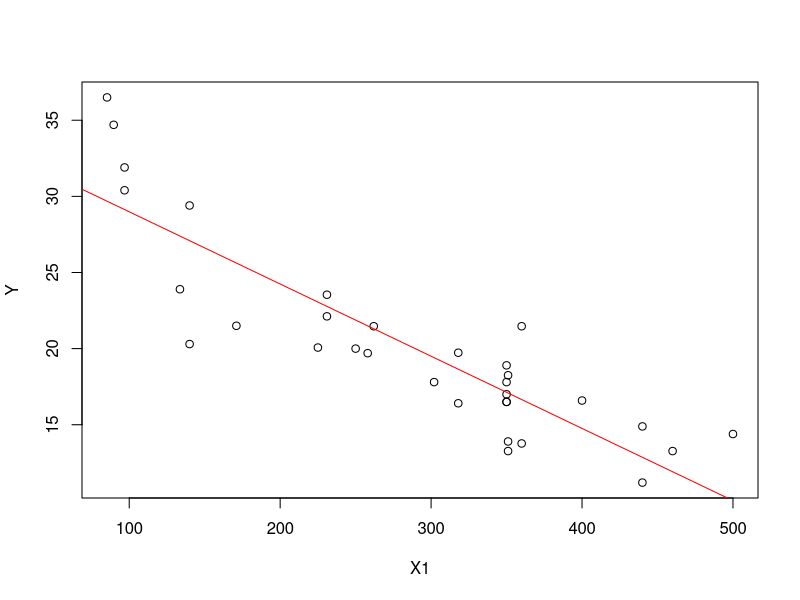

Write the R code that produced this figure.
datab3 = data.frame(
  X1 = c(350, 350, 250, 351, 225, 440, 231, 262, 89.7, 96.9, 350, 85.3, 171, 258, 140, 302, 500, 440, 350, 318, 231, 360, 400, 96.9, 140, 460, 133.6, 318, 351, 351, 360, 350),
  Y = c(18.90, 17.00, 20.00, 18.25, 20.07, 11.2, 22.12, 21.47, 34.70, 30.40, 16.50, 36.50, 21.50, 19.70, 20.30, 17.80, 14.39, 14.89, 17.80, 16.41, 23.54, 21.47, 16.59, 31.90, 29.40, 13.27, 23.90, 19.73, 13.90, 13.27, 13.77, 16.50)
)
plot(datab3)

datab3.mod1 = lm(Y ~ X1,data = datab3)
summary(datab3.mod1)
abline(coef(datab3.mod1),col="RED")

#b
anova(datab3.mod1)

#d
conf_in = predict(datab3.mod1, newdata = data.frame(X1 = 275), interval = "confidence",level = 0.95)
conf_in

#e
pred_in = predict(datab3.mod1, newdata = data.frame(X1 = 275), interval = "prediction",level = 0.95)
pred_in
